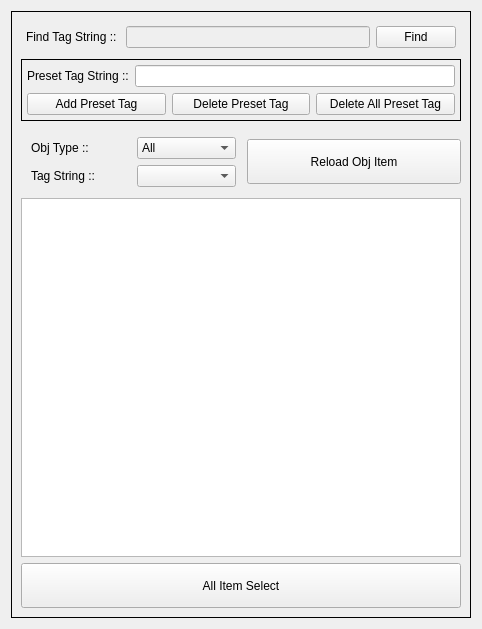
<?xml version="1.0" encoding="UTF-8"?>
<ui version="4.0">
 <class>Form</class>
 <widget class="QWidget" name="Form">
  <property name="geometry">
   <rect>
    <x>0</x>
    <y>0</y>
    <width>482</width>
    <height>629</height>
   </rect>
  </property>
  <property name="windowTitle">
   <string>Form</string>
  </property>
  <layout class="QHBoxLayout" name="horizontalLayout_3">
   <item>
    <widget class="QFrame" name="QF_Main">
     <property name="frameShape">
      <enum>QFrame::Box</enum>
     </property>
     <layout class="QVBoxLayout" name="verticalLayout_3">
      <item>
       <layout class="QVBoxLayout" name="verticalLayout">
        <item>
         <layout class="QHBoxLayout" name="horizontalLayout_2" stretch="1,4,0">
          <property name="leftMargin">
           <number>5</number>
          </property>
          <property name="topMargin">
           <number>5</number>
          </property>
          <property name="rightMargin">
           <number>5</number>
          </property>
          <property name="bottomMargin">
           <number>5</number>
          </property>
          <item>
           <widget class="QLabel" name="label_2">
            <property name="text">
             <string>Find Tag String :: </string>
            </property>
           </widget>
          </item>
          <item>
           <widget class="QLineEdit" name="LE_FindString">
            <property name="enabled">
             <bool>false</bool>
            </property>
           </widget>
          </item>
          <item>
           <widget class="QPushButton" name="Btn_Search">
            <property name="text">
             <string>Find</string>
            </property>
           </widget>
          </item>
         </layout>
        </item>
        <item>
         <widget class="QFrame" name="QF">
          <property name="frameShape">
           <enum>QFrame::Box</enum>
          </property>
          <layout class="QVBoxLayout" name="verticalLayout_2">
           <property name="leftMargin">
            <number>5</number>
           </property>
           <property name="topMargin">
            <number>5</number>
           </property>
           <property name="rightMargin">
            <number>5</number>
           </property>
           <property name="bottomMargin">
            <number>5</number>
           </property>
           <item>
            <layout class="QHBoxLayout" name="horizontalLayout_4">
             <item>
              <widget class="QLabel" name="label_4">
               <property name="text">
                <string>Preset Tag String ::</string>
               </property>
              </widget>
             </item>
             <item>
              <widget class="QLineEdit" name="LE_PresetTagName"/>
             </item>
            </layout>
           </item>
           <item>
            <layout class="QHBoxLayout" name="horizontalLayout_5">
             <item>
              <widget class="QPushButton" name="Btn_PresetAddTag">
               <property name="text">
                <string>Add Preset Tag</string>
               </property>
              </widget>
             </item>
             <item>
              <widget class="QPushButton" name="Btn_PresetDeleteTag">
               <property name="text">
                <string>Delete Preset Tag</string>
               </property>
              </widget>
             </item>
             <item>
              <widget class="QPushButton" name="Btn_PresetDeleteAllTag">
               <property name="text">
                <string>Delete All Preset Tag</string>
               </property>
              </widget>
             </item>
            </layout>
           </item>
          </layout>
         </widget>
        </item>
        <item>
         <layout class="QHBoxLayout" name="horizontalLayout">
          <property name="leftMargin">
           <number>5</number>
          </property>
          <property name="topMargin">
           <number>5</number>
          </property>
          <item>
           <layout class="QGridLayout" name="gridLayout_2">
            <property name="leftMargin">
             <number>5</number>
            </property>
            <property name="topMargin">
             <number>5</number>
            </property>
            <property name="rightMargin">
             <number>5</number>
            </property>
            <property name="bottomMargin">
             <number>5</number>
            </property>
            <item row="0" column="0">
             <widget class="QLabel" name="label">
              <property name="text">
               <string>Obj Type ::</string>
              </property>
             </widget>
            </item>
            <item row="0" column="1">
             <widget class="QComboBox" name="CBB_ObjType">
              <item>
               <property name="text">
                <string>All</string>
               </property>
              </item>
              <item>
               <property name="text">
                <string>ch</string>
               </property>
              </item>
              <item>
               <property name="text">
                <string>pr</string>
               </property>
              </item>
              <item>
               <property name="text">
                <string>me</string>
               </property>
              </item>
              <item>
               <property name="text">
                <string>bg</string>
               </property>
              </item>
              <item>
               <property name="text">
                <string>bp</string>
               </property>
              </item>
             </widget>
            </item>
            <item row="1" column="0">
             <widget class="QLabel" name="label_3">
              <property name="text">
               <string>Tag String ::</string>
              </property>
             </widget>
            </item>
            <item row="1" column="1">
             <widget class="QComboBox" name="CBB_StringType"/>
            </item>
           </layout>
          </item>
          <item>
           <widget class="QPushButton" name="Btn_Reload">
            <property name="sizePolicy">
             <sizepolicy hsizetype="Minimum" vsizetype="Fixed">
              <horstretch>0</horstretch>
              <verstretch>0</verstretch>
             </sizepolicy>
            </property>
            <property name="minimumSize">
             <size>
              <width>0</width>
              <height>45</height>
             </size>
            </property>
            <property name="text">
             <string>Reload Obj Item</string>
            </property>
           </widget>
          </item>
         </layout>
        </item>
        <item>
         <widget class="QListWidget" name="LW_ItemList">
          <property name="selectionMode">
           <enum>QAbstractItemView::MultiSelection</enum>
          </property>
         </widget>
        </item>
        <item>
         <widget class="QPushButton" name="Btn_SelectAll">
          <property name="sizePolicy">
           <sizepolicy hsizetype="Minimum" vsizetype="Fixed">
            <horstretch>0</horstretch>
            <verstretch>30</verstretch>
           </sizepolicy>
          </property>
          <property name="minimumSize">
           <size>
            <width>0</width>
            <height>45</height>
           </size>
          </property>
          <property name="text">
           <string>All Item Select</string>
          </property>
         </widget>
        </item>
       </layout>
      </item>
     </layout>
    </widget>
   </item>
  </layout>
 </widget>
 <resources/>
 <connections/>
</ui>
